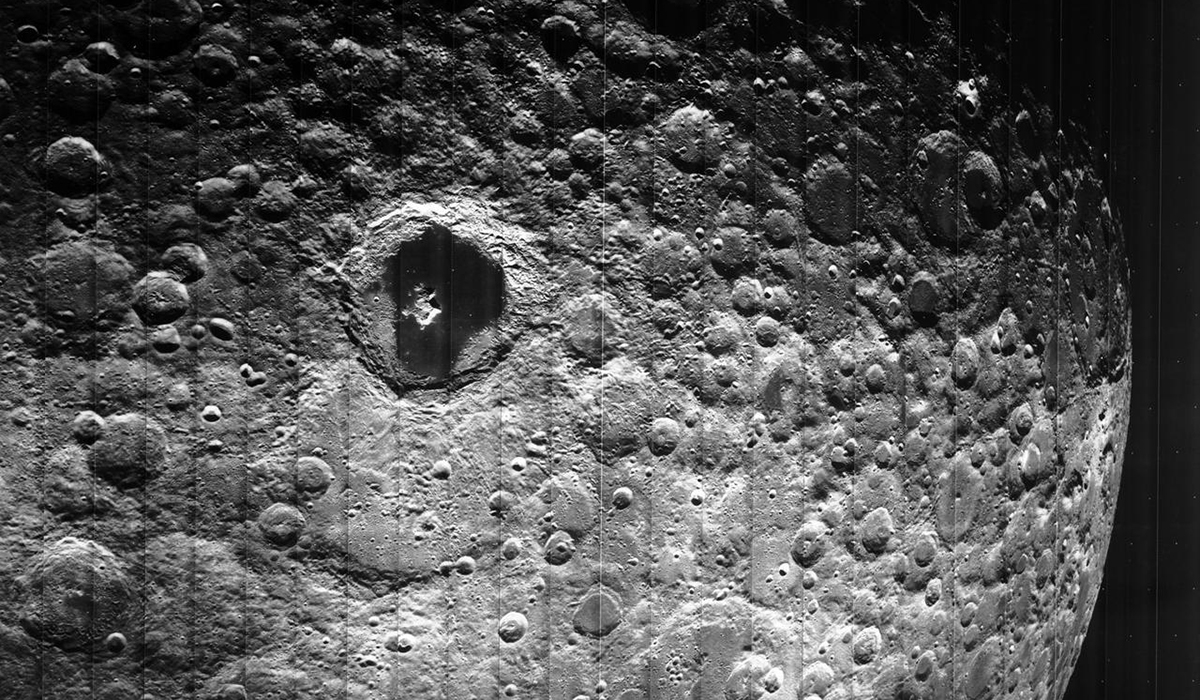
#> input picture Clase_07/moon.jpg, 1200 x 700 px
$ jupyter execute --allow-errors SanchezFelipe_S4CASA_DFT1D_FFT2D.ipynb
#> lines starting #> are read from the running program, lines starting #| are printed output that depends on the picture
EJERCICIO 1: IMPLEMENTACIÓN TRANSFORMADA DISCRETA DE FOURIER

[cell 1]
import numpy as np
import matplotlib.pylab as plt
from scipy.fftpack import fft, fftfreq

# Construcción de la señal
N = 128 # number of point in the whole interval
f = 200.0 #  frequency in Hz
dt = 1 / (f * 32 ) #32 samples per unit frequency
t = np.linspace( 0, (N-1)*dt, N)
y = np.cos(2 * np.pi * f * t) - 0.4 * np.sin(2 * np.pi * (2*f) * t )+ 0.17*np.sin(2 * np.pi * (15*f) * t )

# 1) implemente de la transformada de fourier discreta

Y = np.empty(N, dtype=complex)

for k in range(N):
    sum = 0.0
    for n in range(N):
        sum  += y[n]*np.exp(-2*1j*np.pi*k*n/N)
    Y[k] = sum

Y = Y/N

# 2) Genere el arreglo de las frecuencias (ver documentación de fftfreq):

freq = fftfreq(N, dt)

# 3) Haga una gráfica comparando método propio con implementación de scipy.fftpack.fft

fft_x = fft(y) / N # FFT Normalized

fig, axs = plt.subplots(2, layout='constrained')
axs[0].set_title("Own Implementation")
axs[0].plot(freq, np.abs(Y))

axs[1].set_title("Library")
axs[1].plot(freq, np.abs(fft_x))
axs[1].set_xlabel(f"Frequency")
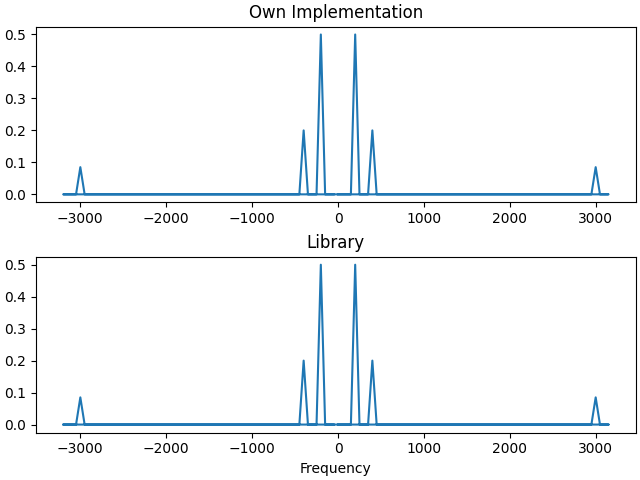
#> figure drawn by matplotlib, 2 panels

EJERCICIO 2: FILTRO DE FOURIER

[cell 2]
import numpy as np
import matplotlib.pylab as plt
from scipy.fftpack import fft, ifft, fftfreq

# 1) Almacene los datos de signal.dat. La columna 1 es el tiempo y la columna 2 es su señal f(t).
#Grafique su señal en función del tiempo.

#> (the rest of this cell did not finish here and is left out)

EJERCICIO 3 (hagánlo cuando terminen los de transformada de Fourier 2D): FILTROS VIOLIN-TROMPETA

[cell 3]
import numpy as np
import matplotlib.pylab as plt
from scipy.fftpack import fft, ifft, fftfreq
from scipy.io import wavfile

# 1) Almacene los datos de violin.wav (use wav.read('violin.wav')).
#Grafique su señal en función del tiempo y guarde dicha gráfica.

#> (the rest of this cell did not finish here and is left out)

EJERCICIO 4: FILTRO RUIDO PERIÓDICO IMAGEN 2D

[cell 4]
import numpy as np
import matplotlib.pylab as plt
from scipy.fftpack import fft, fft2, ifft2, fftfreq, fftshift, ifftshift

# 1) Almacene los datos de la imagen (use imread: https://matplotlib.org/stable/api/_as_gen/matplotlib.pyplot.imread.html)

image = plt.imread("moon.jpg")
#> image is the input picture: shape (700, 1200); min 0, max 255, mean 83.6
#plt.imshow(image)


# 2) Use la librería de scipy de transformada de fourier en 2d y la trasnformada inversa
#(https://docs.scipy.org/doc/scipy/reference/generated/scipy.fft.fft2.html)
#para hacer un código que filtre el ruido periodico que tiene la imagen de la luna.

fft_kxky = fft2(image)
fft_kxky_shift = fftshift(fft_kxky)
magnitude_spectrum = np.log(1 + np.abs(fft_kxky_shift))
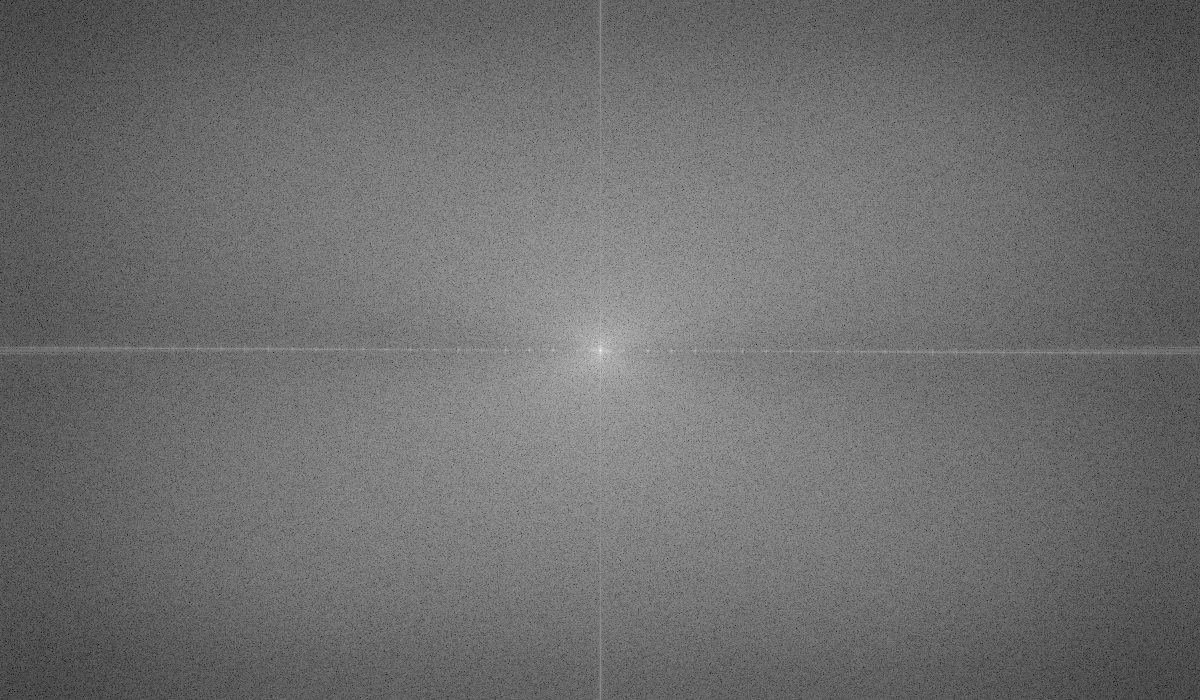
#> magnitude_spectrum: shape (700, 1200) float64; min 2.19, max 18.07, mean 9.07; drawn with min black and max white

Ni = magnitude_spectrum.shape[0]
#> Ni = 700
Nj = magnitude_spectrum.shape[1]
#> Nj = 1200
ky_cut = 10.0
kx_cut = 12.0
for i in range(Ni):
    for j in range(Nj):
        if np.abs(i - Ni/2) < ky_cut and np.abs(j - Nj/2) > kx_cut:
            fft_kxky_shift[i, j] = 0.0


"""magnitude_spectrum = np.log(1 + np.abs(fft_kxky_shift)) # Mirando done cortar
plt.imshow(magnitude_spectrum)
plt.axhline(y=Ni/2 + ky_cut, color='r', linestyle='--')
plt.axhline(y=Ni/2 - ky_cut, color='r', linestyle='--')
plt.axvline(x=Nj/2 + kx_cut, color='r', linestyle='--')
plt.axvline(x=Nj/2 - kx_cut, color='r', linestyle='--')"""


#3) haga una gráfica de la imagen filtrada y guárdela en LunaFiltrada.png
#imagen: https://blogs.3ds.com/simulia/wp-content/uploads/sites/18/2019/07/NASA_Moon.jpg

fft_kxky_fil = ifftshift(fft_kxky_shift)
filtered_image = np.abs(ifft2(fft_kxky_fil))
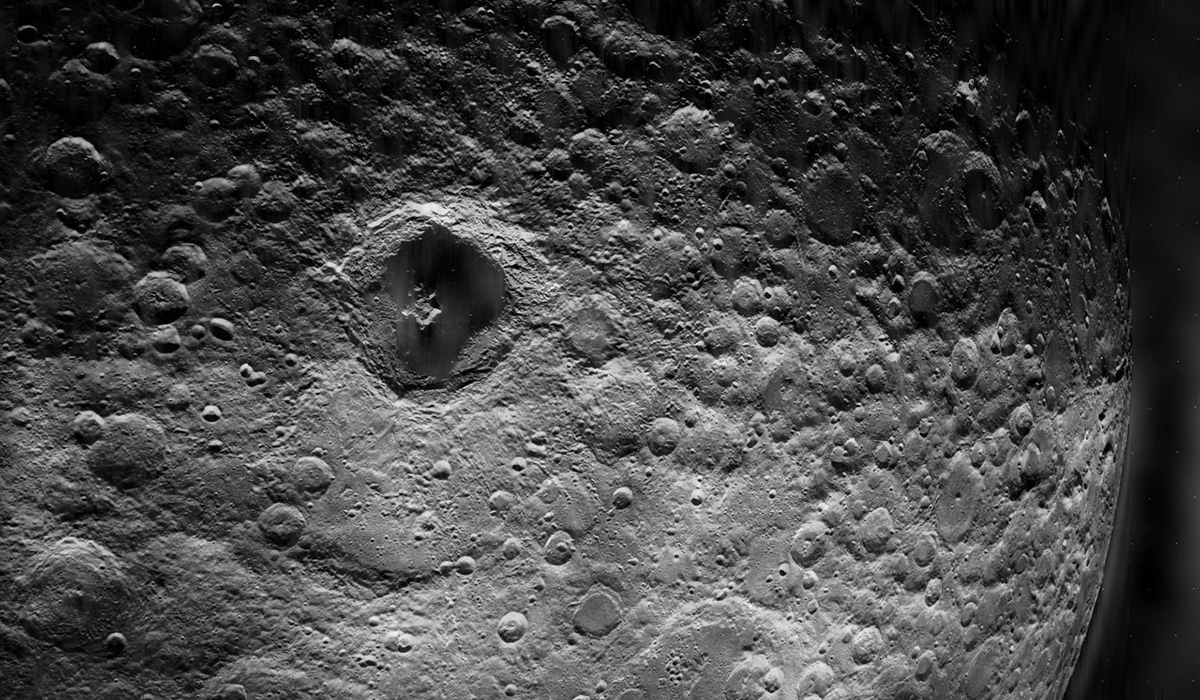
#> filtered_image: shape (700, 1200) float64; min 9.58e-05, max 300.4, mean 83.8; drawn with min black and max white
plt.imshow(filtered_image)
plt.axis('off')
plt.savefig('LunaFiltrada.png')
